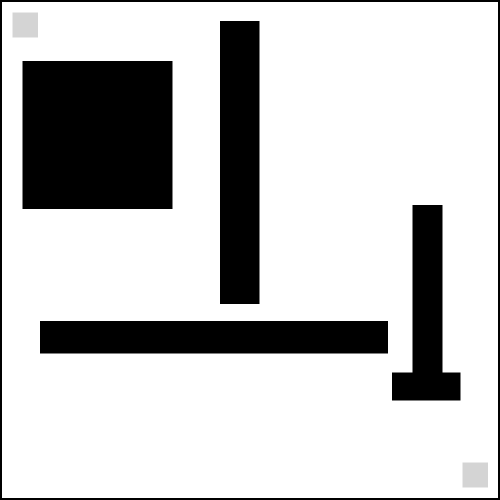
#> input picture src/Test3.png, 1000 x 1000 px (shown at 1/2 size)
$ python RRT.py
#> lines starting #> are read from the running program, lines starting #| are printed output that depends on the picture; after the words box and inside, x2 and y2 are one past the last pixel; in counts of white or black regions, pixels touching at a corner belong together
"""
/   Goal-biased Rapidly-exploring Random Tree based path planning
/   Authors: Heikki Saul, Anders Martoja
/   Based on RRT by Steven M. LaValle
/   http://msl.cs.illinois.edu/~lavalle/sub/rrt.py
/   Open-source with GPL-3.0 licence
"""

import cv2
import random
import math
import time


STEPSIZE = 10
BIAS = 5
START = (50, 50)
GOAL = (950, 950)
MAXITER = 10000
WORLD = "Test3.png"


def dist(p1, p2):
    return math.sqrt(((p1[0] - p2[0]) ** 2) + ((p1[1] - p2[1]) ** 2))


def step_from_to(p1, p2, stepsize):
    if dist(p1, p2) < stepsize:
        return p2
    else:
        theta = math.atan2(p2[1] - p1[1], p2[0] - p1[0])
        return int(p1[0] + stepsize * math.cos(theta)), int(p1[1] + stepsize * math.sin(theta))


def bias_picker():
    bias = random.randint(1, 100)

    if bias <= BIAS:
        return 1
    else:
        return 0


def rapid_random_tree(array, start, goal, stepsize=10, width=1000, height=1000):
    random.seed()
    i = 0
    nodes = []
    tree_edges = []
    done = False
    q_r = start
    q_g = goal
    nodes.append(q_r)

    print("Percentage done of MAXITER:")

    while (not done) and i < MAXITER:

        if (1 + i) % (MAXITER/10) == 0:
            print(int(((1+i) / MAXITER)*100))

        random.seed()
        i += 1
        nn = nodes[0]

        # pick node to move towards
        bias = bias_picker()

        if bias == 1:
            q_rand = q_g
        elif bias == 0:
            q_rand = (int(random.random() * width), int(random.random() * height))

        for p in nodes:
            if dist(p, q_rand) < dist(nn, q_rand):
                nn = p

        new_node = step_from_to(nn, q_rand, stepsize)
        new_edge = nn, new_node

        if array[new_node[1]][new_node[0]] < 10:
            continue

        nodes.append(new_node)
        tree_edges.append(new_edge)

        if new_node == q_g:
            print("===========================")
            print("REACHED GOAL")
            print("No. or iterations: "+str(i))
            return tree_edges
    return tree_edges


if __name__ == "__main__":

    path = []
    path_len = 0

    timer_start = time.time()
    img = cv2.imread(WORLD, cv2.IMREAD_GRAYSCALE)
#> img is the input picture: shape (1000, 1000); min 0, max 255, mean 198.1
    edges = rapid_random_tree(img, START, GOAL, stepsize=STEPSIZE, width=1000, height=1000)
#> after the loop in rapid_random_tree, `while (not done) and i < MAXITER:`: i = 2043; nodes = 1047 pairs, first value 27 to 950, second value 17 to 950; tree_edges = 1046 items
#> edges = 1046 items

    e_end = (edges[-1])
#> e_end = ((947, 949), (950, 950))

    while e_end[0] != START:
        for e in edges:
            if e[1] == e_end[0]:
                path.append(e_end)
                e_end = e
        path.append(e_end)
#> after the loop, e_end = ((50, 50), (56, 57)); path = 442 items

    timer_end = time.time()
    timing = timer_end - timer_start

    print("Time elapsed: "+str(timing)+" seconds")

    img_c = cv2.imread(WORLD)

    for e in edges:
        cv2.line(img_c, e[0], e[1], (127, 127, 127), 1)
#> this loop made 1046 passes
#> e on passes 1 to 3: ((50, 50), (56, 57)), ((56, 57), (64, 62)), ((64, 62), (73, 62))
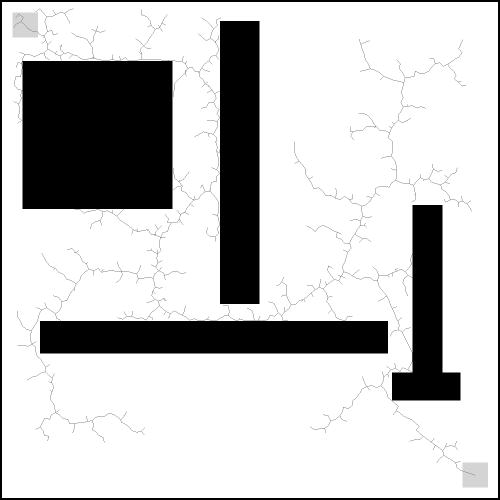
#> img_c: shape (1000, 1000, 3) (shown at 1/2 size); 0.86% of pixels changed, all inside (x1, y1, x2, y2) = (27, 17, 951, 951)

    for e in path:
        cv2.line(img_c, e[0], e[1], (0, 0, 255), 2)
        path_len += abs(dist(e[0], e[1]))
#> this loop made 442 passes
#> (e, path_len) on passes 1 to 3: (((947, 949), (950, 950)), 3.16), (((938, 946), (947, 949)), 12.65), (((938, 946), (947, 949)), 22.14)
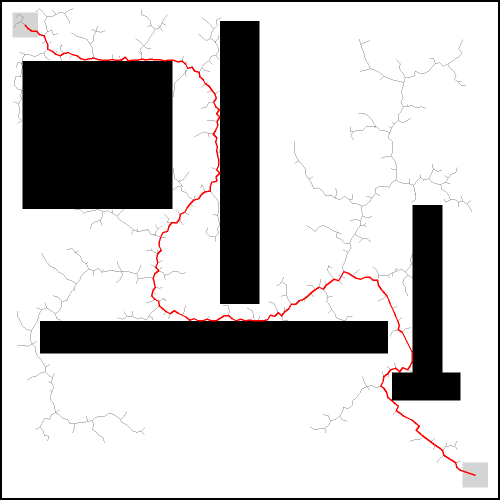
#> img_c: shape (1000, 1000, 3) (shown at 1/2 size); 0.62% of pixels changed, all inside (x1, y1, x2, y2) = (49, 49, 952, 952)
#> after the loop, path_len = 4155.9

    print("Path length: "+str(int(path_len)//2))
#| Path length: 2077

    cv2.imshow('image', img_c)
    cv2.waitKey(0)
    cv2.destroyAllWindows()

$ run again, with src/Test1.png copied over src/Test3.png
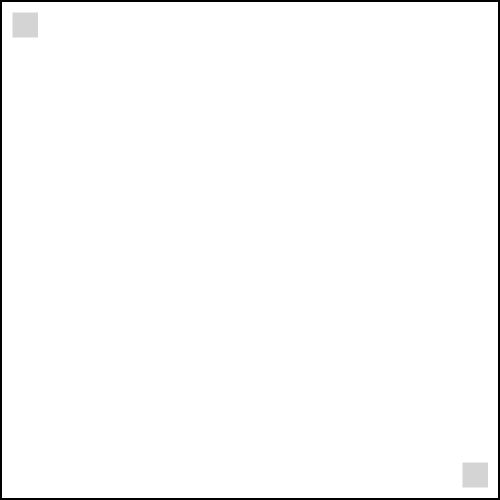
#> input picture src/Test1.png, 1000 x 1000 px (shown at 1/2 size)
#> img is the input picture: shape (1000, 1000); min 0, max 255, mean 250.7
#> after the loop in rapid_random_tree, `while (not done) and i < MAXITER:`: i = 807; nodes = 808 pairs, first value 38 to 950, second value 37 to 950; tree_edges = 807 items
#> `e_end = (edges[-1])`: e_end = ((943, 943), (950, 950))
#> after the loop `while e_end[0] != START:`: e_end = ((50, 50), (56, 57)); path = 322 items
#> the loop `for e in edges:` made 807 passes
#> e on passes 1 to 3: ((50, 50), (56, 57)), ((56, 57), (57, 66)), ((57, 66), (57, 75))
#> after the loop `for e in edges:`:
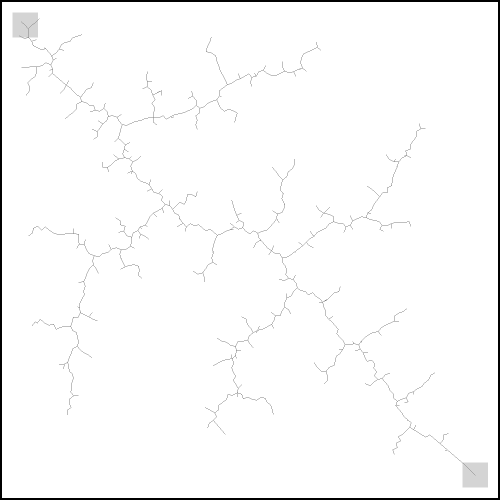
#> img_c: shape (1000, 1000, 3) (shown at 1/2 size); 0.67% of pixels changed, all inside (x1, y1, x2, y2) = (38, 37, 951, 951)
#> the loop `for e in path:` made 322 passes
#> (e, path_len) on passes 1 to 3: (((943, 943), (950, 950)), 9.9), (((936, 936), (943, 943)), 19.8), (((936, 936), (943, 943)), 29.7)
#> after the loop `for e in path:`:
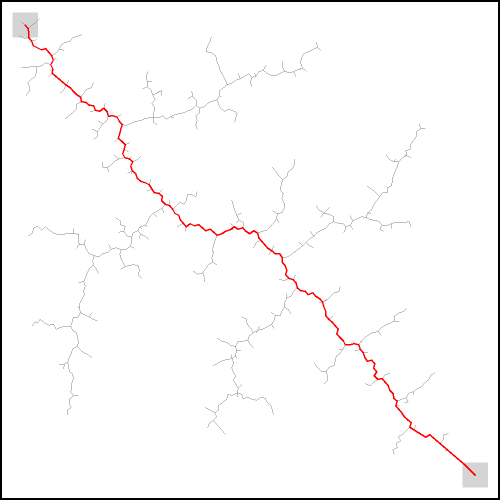
#> img_c: shape (1000, 1000, 3) (shown at 1/2 size); 0.46% of pixels changed, all inside (x1, y1, x2, y2) = (49, 49, 952, 952)
#> after the loop `for e in path:`: path_len = 3003.5
#| Path length: 1501

$ run again, with src/Test2.png copied over src/Test3.png
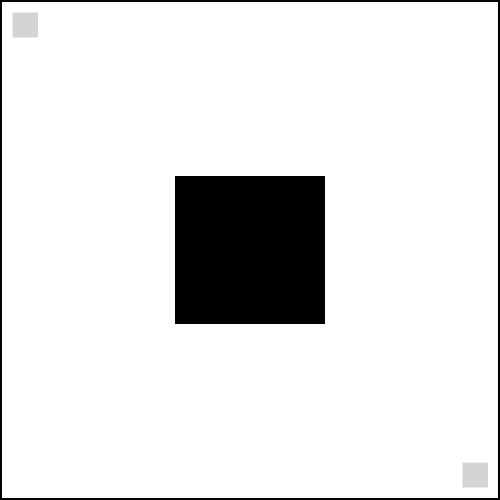
#> input picture src/Test2.png, 1000 x 1000 px (shown at 1/2 size)
#> img is the input picture: shape (1000, 1000); min 0, max 255, mean 228.1
#> after the loop in rapid_random_tree, `while (not done) and i < MAXITER:`: i = 880; nodes = 798 pairs, first value 23 to 950, second value 34 to 950; tree_edges = 797 items
#> `e_end = (edges[-1])`: e_end = ((944, 943), (950, 950))
#> after the loop `while e_end[0] != START:`: e_end = ((50, 50), (53, 59)); path = 342 items
#> the loop `for e in edges:` made 797 passes
#> e on passes 1 to 3: ((50, 50), (53, 59)), ((53, 59), (62, 58)), ((62, 58), (65, 67))
#> after the loop `for e in edges:`:
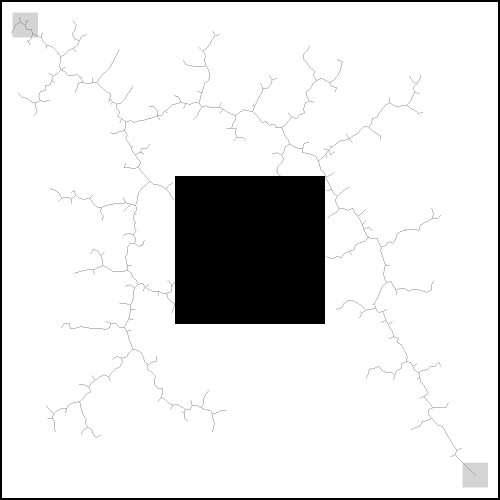
#> img_c: shape (1000, 1000, 3) (shown at 1/2 size); 0.67% of pixels changed, all inside (x1, y1, x2, y2) = (23, 34, 951, 951)
#> the loop `for e in path:` made 342 passes
#> (e, path_len) on passes 1 to 3: (((944, 943), (950, 950)), 9.22), (((937, 937), (944, 943)), 18.44), (((937, 937), (944, 943)), 27.66)
#> after the loop `for e in path:`:
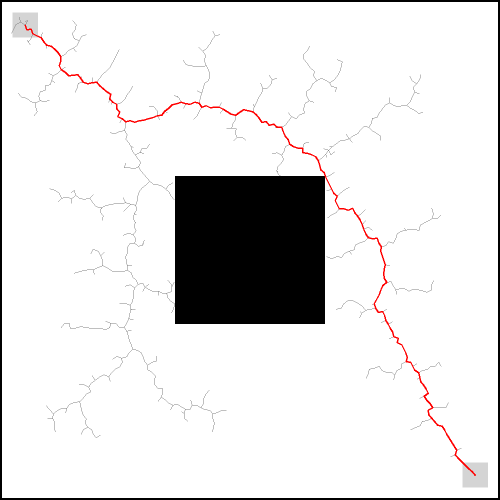
#> img_c: shape (1000, 1000, 3) (shown at 1/2 size); 0.47% of pixels changed, all inside (x1, y1, x2, y2) = (49, 49, 952, 952)
#> after the loop `for e in path:`: path_len = 3201
#| Path length: 1600
